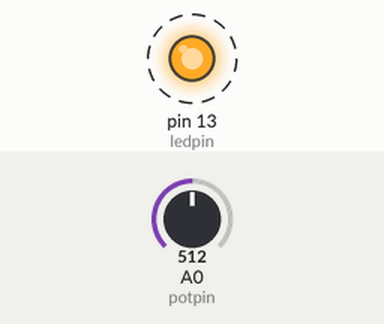
The sketch below on a simulated Arduino Uno, built with avr-gcc and run on an emulated ATmega328P. On the bench: output pins drawn as LEDs (lit = HIGH). Dashed ring = blinking. Inputs (shaded band) come from the test bench; at power-on: A0 (potpin) = 512. What the sketch prints to the serial monitor is not drawn.

Above: at 0.2 s.
Timing chart, 0 to 3.0 s (numbered marks = the images above):
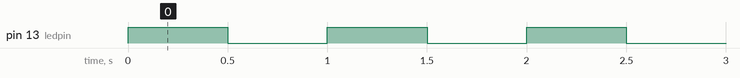

Measured:
- by itself, pin 13 (ledpin): alternates HIGH for 0.50 s and LOW for 0.50 s

The sketch:

code3.ino
```cpp
//============================智宇科技===========================
//  例程3-模拟值
//===============================================================
int potpin=0;//指定模拟端口A0
int ledpin=13;//指定LED端口 13
int val=0;//声明临时变量
void setup()
{
  pinMode(ledpin,OUTPUT);//设置端口13为输出模式
  Serial.begin(9600);//设置串口波特率为9600
}
void loop()
{
  digitalWrite(ledpin,HIGH);//拉高端口13，LED点亮
  delay(500);//延时0.05秒
  digitalWrite(ledpin,LOW);//拉低端口13，关闭LED
  delay(500);//延时0.05 秒
  val=analogRead(potpin);//读取A0口的电压值并赋值到val
  Serial.println(val);//串口发送val值
}
```
